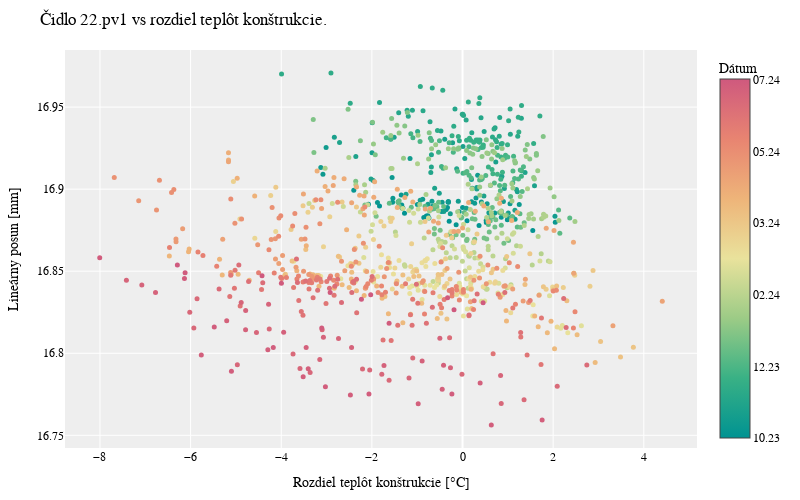

Notebook source saved alongside this figure:
### Code cell
import pandas as pd
import plotly.graph_objs as go
import plotly.io as pio
import os


def plot_sensor_vs_temp_diff(df_temp, df_sens, sensor_column, average_set="6h", switch_axes=False, multiply_by=25, scheme="temps", save=False, save_path="imgs"):
    # Ensure save_path exists
    if save and not os.path.exists(save_path):
        os.makedirs(save_path)

    # Create copies of the dataframes to avoid altering the original data
    df_temp_copy = df_temp.copy()
    df_sens_copy = df_sens.copy()

    # Convert 'time_server_UTC' to datetime
    df_temp_copy['time_server_UTC'] = pd.to_datetime(
        df_temp_copy['time_server_UTC'])
    df_sens_copy['time_server_UTC'] = pd.to_datetime(
        df_sens_copy['time_server_UTC'])

    # Resample and compute mean for the temperature difference columns
    df_temp_1 = df_temp_copy.resample(average_set, on='time_server_UTC')[
        '31.pv1'].mean()
    df_temp_2 = df_temp_copy.resample(average_set, on='time_server_UTC')[
        '31.pv2'].mean()

    # Compute the temperature difference
    temp_diff = df_temp_1 - df_temp_2

    # Resample the specified sensor data and apply the multiplier
    df_sensor = df_sens_copy.resample(average_set, on='time_server_UTC')[
        sensor_column].mean() * multiply_by

    # Calculate max and min values of the sensor for annotation
    max_sensor_value = df_sensor.max()
    min_sensor_value = df_sensor.min()
    sensor_range = max_sensor_value - min_sensor_value

    # Get the time values for the color scheme
    time_values = df_temp_1.index.astype(int) / 10**9

    # Create the scatter plot
    if switch_axes:
        scatter_plot = go.Scatter(
            x=temp_diff.values,
            y=df_sensor.values,
            mode='markers',
            marker=dict(
                size=5,
                color=time_values,     # Color by time
                colorscale=scheme,  # Use a colorscale
                showscale=True,
                colorbar=dict(
                    title='Dátum',
                    tickvals=time_values[::len(time_values)//5],  # 5 ticks
                    ticktext=pd.to_datetime(
                        time_values[::len(time_values)//5] * 10**9).strftime('%m.%y')
                )
            ),
            name=f'Rozdiel teplôt konštrukcie vs {sensor_column}'
        )
        x_axis_title = 'Rozdiel teplôt konštrukcie [°C]'
        y_axis_title = "Lineárny posun [mm]"
    else:
        scatter_plot = go.Scatter(
            x=df_sensor.values,
            y=temp_diff.values,
            mode='markers',
            marker=dict(
                size=5,
                color=time_values,     # Color by time
                colorscale=scheme,  # Use a colorscale
                showscale=True,
                colorbar=dict(
                    title='Dátum',
                    tickvals=time_values[::len(time_values)//5],  # 5 ticks
                    ticktext=pd.to_datetime(
                        time_values[::len(time_values)//5] * 10**9).strftime('%m.%y')
                )
            ),
            name=f'Čidlo {sensor_column} vs rozdiel teplôt konštrukcie.'
        )
        x_axis_title = "Lineárny posun [mm]"
        y_axis_title = 'Rozdiel teplôt konštrukcie [°C]'

    # Create figure
    fig = go.Figure()

    # Add scatter plot trace
    fig.add_trace(scatter_plot)

    # Update layout with Montserrat font and add annotation
    fig.update_layout(
        title=f'Čidlo {sensor_column} vs rozdiel teplôt konštrukcie.',
        xaxis_title=x_axis_title,
        yaxis_title=y_axis_title,
        plot_bgcolor='#EEEEEE',
        font=dict(
            family="Montserrat, sans-serif",
            size=12,
            color="#000000"
        ),
        width=800,
        height=500,
        margin=dict(l=50, r=25, t=50, b=50),
        annotations=[
            dict(
                x=1.35,
                y=-0.3,
                xref='paper',
                yref='paper',
                text=f"Δ = {sensor_range:.2f} mm",
                showarrow=False,
                font=dict(
                    family="Montserrat, sans-serif",
                    size=12,
                    color="#000000"
                ),
                align="right"
            )
        ]
    )

    if save:
        file_path = os.path.join(save_path, f'{sensor_column}.png')
        pio.write_image(fig, file_path)

    # Show the plot
    fig.show()


# Example usage
df_temp = df_spans_flattened[3]  # DataFrame containing temperature data
# Ensure this is the correct DataFrame containing sensor data
df_sens = df_spans_flattened[3]

sensor_column = '22.pv1'
plot_sensor_vs_temp_diff(df_temp, df_sens, sensor_column,
                         switch_axes=True, scheme='temps', average_set="6h", save=True)

### Figure 1 — Plotly figure (JSON) as saved in the notebook; plotly's stock layout.template omitted (floating-point values rounded to 4 significant figures; data arrays with more than 128 entries replaced by an {"elided": "..."} marker saying what was removed)
{"data": [{"marker": {"color": {"elided": "993 int values"}, "colorbar": {"ticktext": ["10.23", "12.23", "02.24", "03.24", "05.24", "07.24"], "tickvals": [1698753600, 1703030400, 1707307200, 1711584000, 1715860800, 1720137600], "title": {"text": "Dátum"}}, "colorscale": [[0, "rgb(0, 147, 146)"], [0.1667, "rgb(57, 177, 133)"], [0.3333, "rgb(156, 203, 134)"], [0.5, "rgb(233, 226, 156)"], [0.6667, "rgb(238, 180, 121)"], [0.8333, "rgb(232, 132, 113)"], [1, "rgb(207, 89, 126)"]], "showscale": true, "size": 5}, "mode": "markers", "name": "Rozdiel teplôt konštrukcie vs 22.pv1", "type": "scatter", "x": {"elided": "993 float values"}, "y": {"elided": "993 float values"}}], "layout": {"annotations": [{"align": "right", "font": {"color": "#000000", "family": "Montserrat, sans-serif", "size": 12}, "showarrow": false, "text": "Δ = 0.21 mm", "x": 1.35, "xref": "paper", "y": -0.3, "yref": "paper"}], "font": {"color": "#000000", "family": "Montserrat, sans-serif", "size": 12}, "height": 500, "margin": {"b": 50, "l": 50, "r": 25, "t": 50}, "plot_bgcolor": "#EEEEEE", "title": {"text": "Čidlo 22.pv1 vs rozdiel teplôt konštrukcie."}, "width": 800, "xaxis": {"title": {"text": "Rozdiel teplôt konštrukcie [°C]"}}, "yaxis": {"title": {"text": "Lineárny posun [mm]"}}}}
